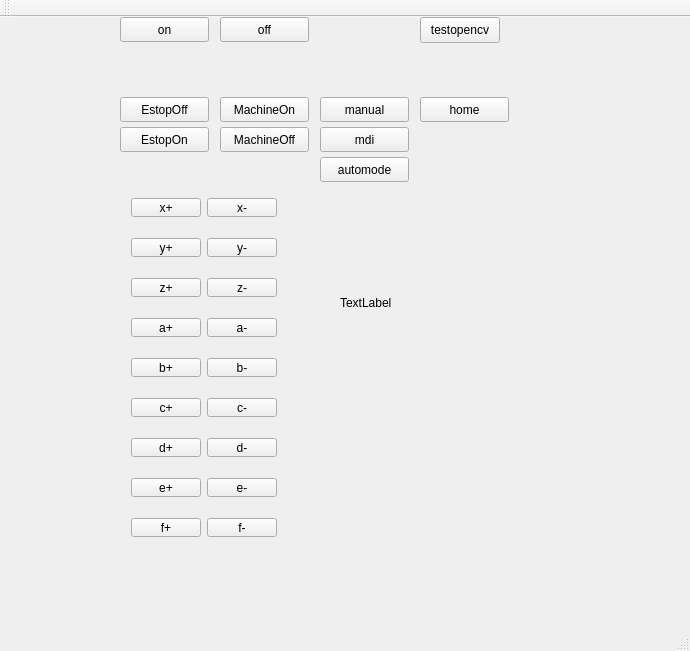
<?xml version="1.0" encoding="UTF-8"?>
<ui version="4.0">
 <class>MainWindow</class>
 <widget class="QMainWindow" name="MainWindow">
  <property name="geometry">
   <rect>
    <x>0</x>
    <y>0</y>
    <width>690</width>
    <height>651</height>
   </rect>
  </property>
  <property name="windowTitle">
   <string>MainWindow</string>
  </property>
  <widget class="QWidget" name="centralWidget">
   <widget class="QPushButton" name="EstopOn">
    <property name="geometry">
     <rect>
      <x>120</x>
      <y>110</y>
      <width>89</width>
      <height>25</height>
     </rect>
    </property>
    <property name="text">
     <string>EstopOn</string>
    </property>
   </widget>
   <widget class="QWidget" name="horizontalLayoutWidget_3">
    <property name="geometry">
     <rect>
      <x>120</x>
      <y>250</y>
      <width>168</width>
      <height>41</height>
     </rect>
    </property>
    <layout class="QHBoxLayout" name="horizontalLayout_9">
     <item>
      <widget class="QPushButton" name="zadd">
       <property name="text">
        <string>z+</string>
       </property>
      </widget>
     </item>
     <item>
      <widget class="QPushButton" name="zless">
       <property name="text">
        <string>z-</string>
       </property>
      </widget>
     </item>
    </layout>
   </widget>
   <widget class="QWidget" name="horizontalLayoutWidget">
    <property name="geometry">
     <rect>
      <x>120</x>
      <y>170</y>
      <width>168</width>
      <height>41</height>
     </rect>
    </property>
    <layout class="QHBoxLayout" name="horizontalLayout">
     <item>
      <widget class="QPushButton" name="xadd">
       <property name="text">
        <string>x+</string>
       </property>
      </widget>
     </item>
     <item>
      <widget class="QPushButton" name="xless">
       <property name="text">
        <string>x-</string>
       </property>
      </widget>
     </item>
    </layout>
   </widget>
   <widget class="QWidget" name="horizontalLayoutWidget_2">
    <property name="geometry">
     <rect>
      <x>120</x>
      <y>210</y>
      <width>168</width>
      <height>41</height>
     </rect>
    </property>
    <layout class="QHBoxLayout" name="horizontalLayout_8">
     <item>
      <widget class="QPushButton" name="yadd">
       <property name="text">
        <string>y+</string>
       </property>
      </widget>
     </item>
     <item>
      <widget class="QPushButton" name="yless">
       <property name="text">
        <string>y-</string>
       </property>
      </widget>
     </item>
    </layout>
   </widget>
   <widget class="QWidget" name="horizontalLayoutWidget_4">
    <property name="geometry">
     <rect>
      <x>120</x>
      <y>370</y>
      <width>168</width>
      <height>41</height>
     </rect>
    </property>
    <layout class="QHBoxLayout" name="horizontalLayout_10">
     <item>
      <widget class="QPushButton" name="Cadd">
       <property name="text">
        <string>c+</string>
       </property>
      </widget>
     </item>
     <item>
      <widget class="QPushButton" name="Cless">
       <property name="text">
        <string>c-</string>
       </property>
      </widget>
     </item>
    </layout>
   </widget>
   <widget class="QWidget" name="horizontalLayoutWidget_5">
    <property name="geometry">
     <rect>
      <x>120</x>
      <y>290</y>
      <width>168</width>
      <height>41</height>
     </rect>
    </property>
    <layout class="QHBoxLayout" name="horizontalLayout_2">
     <item>
      <widget class="QPushButton" name="Aadd">
       <property name="text">
        <string>a+</string>
       </property>
      </widget>
     </item>
     <item>
      <widget class="QPushButton" name="Aless">
       <property name="text">
        <string>a-</string>
       </property>
      </widget>
     </item>
    </layout>
   </widget>
   <widget class="QWidget" name="horizontalLayoutWidget_6">
    <property name="geometry">
     <rect>
      <x>120</x>
      <y>330</y>
      <width>168</width>
      <height>41</height>
     </rect>
    </property>
    <layout class="QHBoxLayout" name="horizontalLayout_11">
     <item>
      <widget class="QPushButton" name="Badd">
       <property name="text">
        <string>b+</string>
       </property>
      </widget>
     </item>
     <item>
      <widget class="QPushButton" name="Bless">
       <property name="text">
        <string>b-</string>
       </property>
      </widget>
     </item>
    </layout>
   </widget>
   <widget class="QPushButton" name="manual">
    <property name="geometry">
     <rect>
      <x>320</x>
      <y>80</y>
      <width>89</width>
      <height>25</height>
     </rect>
    </property>
    <property name="text">
     <string>manual</string>
    </property>
   </widget>
   <widget class="QPushButton" name="mdi">
    <property name="geometry">
     <rect>
      <x>320</x>
      <y>110</y>
      <width>89</width>
      <height>25</height>
     </rect>
    </property>
    <property name="text">
     <string>mdi</string>
    </property>
   </widget>
   <widget class="QWidget" name="horizontalLayoutWidget_7">
    <property name="geometry">
     <rect>
      <x>120</x>
      <y>450</y>
      <width>168</width>
      <height>41</height>
     </rect>
    </property>
    <layout class="QHBoxLayout" name="horizontalLayout_15">
     <item>
      <widget class="QPushButton" name="Eadd">
       <property name="text">
        <string>e+</string>
       </property>
      </widget>
     </item>
     <item>
      <widget class="QPushButton" name="Eless">
       <property name="text">
        <string>e-</string>
       </property>
      </widget>
     </item>
    </layout>
   </widget>
   <widget class="QWidget" name="horizontalLayoutWidget_8">
    <property name="geometry">
     <rect>
      <x>120</x>
      <y>490</y>
      <width>168</width>
      <height>41</height>
     </rect>
    </property>
    <layout class="QHBoxLayout" name="horizontalLayout_16">
     <item>
      <widget class="QPushButton" name="Fadd">
       <property name="text">
        <string>f+</string>
       </property>
      </widget>
     </item>
     <item>
      <widget class="QPushButton" name="Fless">
       <property name="text">
        <string>f-</string>
       </property>
      </widget>
     </item>
    </layout>
   </widget>
   <widget class="QWidget" name="horizontalLayoutWidget_9">
    <property name="geometry">
     <rect>
      <x>120</x>
      <y>410</y>
      <width>168</width>
      <height>41</height>
     </rect>
    </property>
    <layout class="QHBoxLayout" name="horizontalLayout_4">
     <item>
      <widget class="QPushButton" name="Dadd">
       <property name="text">
        <string>d+</string>
       </property>
      </widget>
     </item>
     <item>
      <widget class="QPushButton" name="Dless">
       <property name="text">
        <string>d-</string>
       </property>
      </widget>
     </item>
    </layout>
   </widget>
   <widget class="QPushButton" name="EstopOff">
    <property name="geometry">
     <rect>
      <x>120</x>
      <y>80</y>
      <width>89</width>
      <height>25</height>
     </rect>
    </property>
    <property name="text">
     <string>EstopOff</string>
    </property>
   </widget>
   <widget class="QPushButton" name="MachineOn">
    <property name="geometry">
     <rect>
      <x>220</x>
      <y>80</y>
      <width>89</width>
      <height>25</height>
     </rect>
    </property>
    <property name="text">
     <string>MachineOn</string>
    </property>
   </widget>
   <widget class="QPushButton" name="MachineOff">
    <property name="geometry">
     <rect>
      <x>220</x>
      <y>110</y>
      <width>89</width>
      <height>25</height>
     </rect>
    </property>
    <property name="text">
     <string>MachineOff</string>
    </property>
   </widget>
   <widget class="QPushButton" name="automode">
    <property name="geometry">
     <rect>
      <x>320</x>
      <y>140</y>
      <width>89</width>
      <height>25</height>
     </rect>
    </property>
    <property name="text">
     <string>automode</string>
    </property>
   </widget>
   <widget class="QPushButton" name="on">
    <property name="geometry">
     <rect>
      <x>120</x>
      <y>0</y>
      <width>89</width>
      <height>25</height>
     </rect>
    </property>
    <property name="text">
     <string>on</string>
    </property>
   </widget>
   <widget class="QPushButton" name="off">
    <property name="geometry">
     <rect>
      <x>220</x>
      <y>0</y>
      <width>89</width>
      <height>25</height>
     </rect>
    </property>
    <property name="text">
     <string>off</string>
    </property>
   </widget>
   <widget class="QPushButton" name="home">
    <property name="geometry">
     <rect>
      <x>420</x>
      <y>80</y>
      <width>89</width>
      <height>25</height>
     </rect>
    </property>
    <property name="text">
     <string>home</string>
    </property>
   </widget>
   <widget class="QLabel" name="label">
    <property name="geometry">
     <rect>
      <x>340</x>
      <y>190</y>
      <width>311</width>
      <height>191</height>
     </rect>
    </property>
    <property name="text">
     <string>TextLabel</string>
    </property>
   </widget>
   <widget class="QPushButton" name="testopencv">
    <property name="geometry">
     <rect>
      <x>420</x>
      <y>0</y>
      <width>80</width>
      <height>26</height>
     </rect>
    </property>
    <property name="text">
     <string>testopencv</string>
    </property>
   </widget>
  </widget>
  <widget class="QMenuBar" name="menuBar">
   <property name="geometry">
    <rect>
     <x>0</x>
     <y>0</y>
     <width>690</width>
     <height>23</height>
    </rect>
   </property>
  </widget>
  <widget class="QToolBar" name="mainToolBar">
   <attribute name="toolBarArea">
    <enum>TopToolBarArea</enum>
   </attribute>
   <attribute name="toolBarBreak">
    <bool>false</bool>
   </attribute>
  </widget>
  <widget class="QStatusBar" name="statusBar"/>
 </widget>
 <layoutdefault spacing="6" margin="11"/>
 <resources/>
 <connections/>
</ui>
